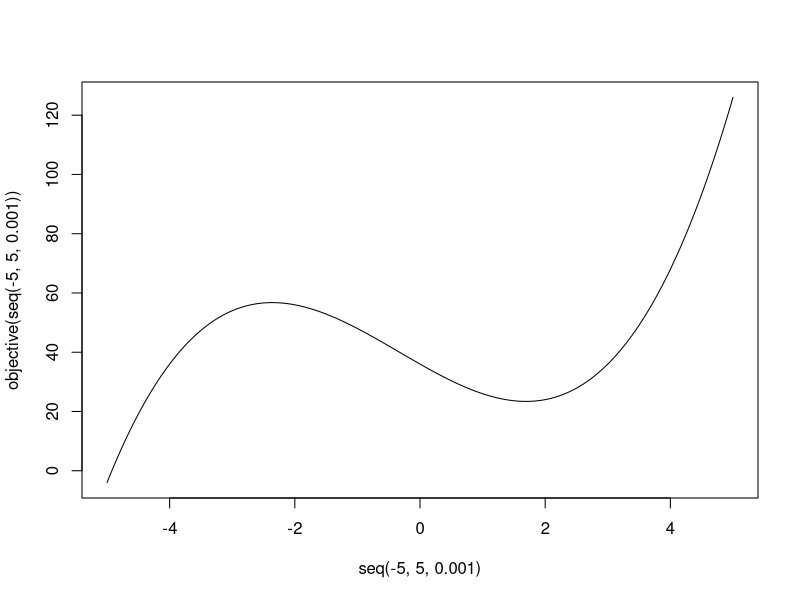

Here is the R script that generated this plot:
newton <- function(
                   func,
                   func_prime,
                   func_sec,
                   x_0,
                   tol = 1e-9,
                   maxiter = 1000) {
    # initialize variables
    i <- 0

    while ((abs(func_prime(x_0)) > tol) && (i < maxiter)) {
        x_0 <- x_0 - (func_prime(x_0) / func_sec(x_0))
        i <- i + 1
        cat(i, ": x =", x_0, "\n")
    }

    if (i == maxiter) {
        return(
            list(
                optimum = NULL,
                iterations = i,
                f.optimum = func(),
                f_prime.optimum = func_prime(),
                f_sec.optimum = NULL,
                type = NULL,
                convergence = "Not Achieved"
            )
        )
    } else {
        return(
            list(
                optimum = x_0,
                iterations = i,
                f.optimum = func(x_0),
                f_prime.optimum = func_prime(x_0),
                f_sec.optimum = func_sec(x_0),
                type = ifelse(
                    func_sec(x_0) < 0,
                    "Local maximum",
                    "Local minimum"
                ),
                convergence = "Achieved"
            )
        )
    }

    return(x_0)
}

objective <- function(x) {
    return(
        x^3 + (6 - x)^2
    )
}

objective_prime <- function(x) {
    return(
        3 * x^2 + 2 * x - 12
    )
}

objective_sec <- function(x) {
    return(
        6 * x + 2
    )
}

# plot function
plot(seq(-5, 5, 1e-3), objective(seq(-5, 5, 1e-3)), type = "l")


# optimize function
newton(
    objective,
    objective_prime,
    objective_sec,
    x_0 = -1
)

newton(
    objective,
    objective_prime,
    objective_sec,
    x_0 = 4
)


# verify solution
optimize(objective, lower = -5, upper = 5, maximum = TRUE) # maximum
optimize(objective, lower = -5, upper = 5) # minimum
